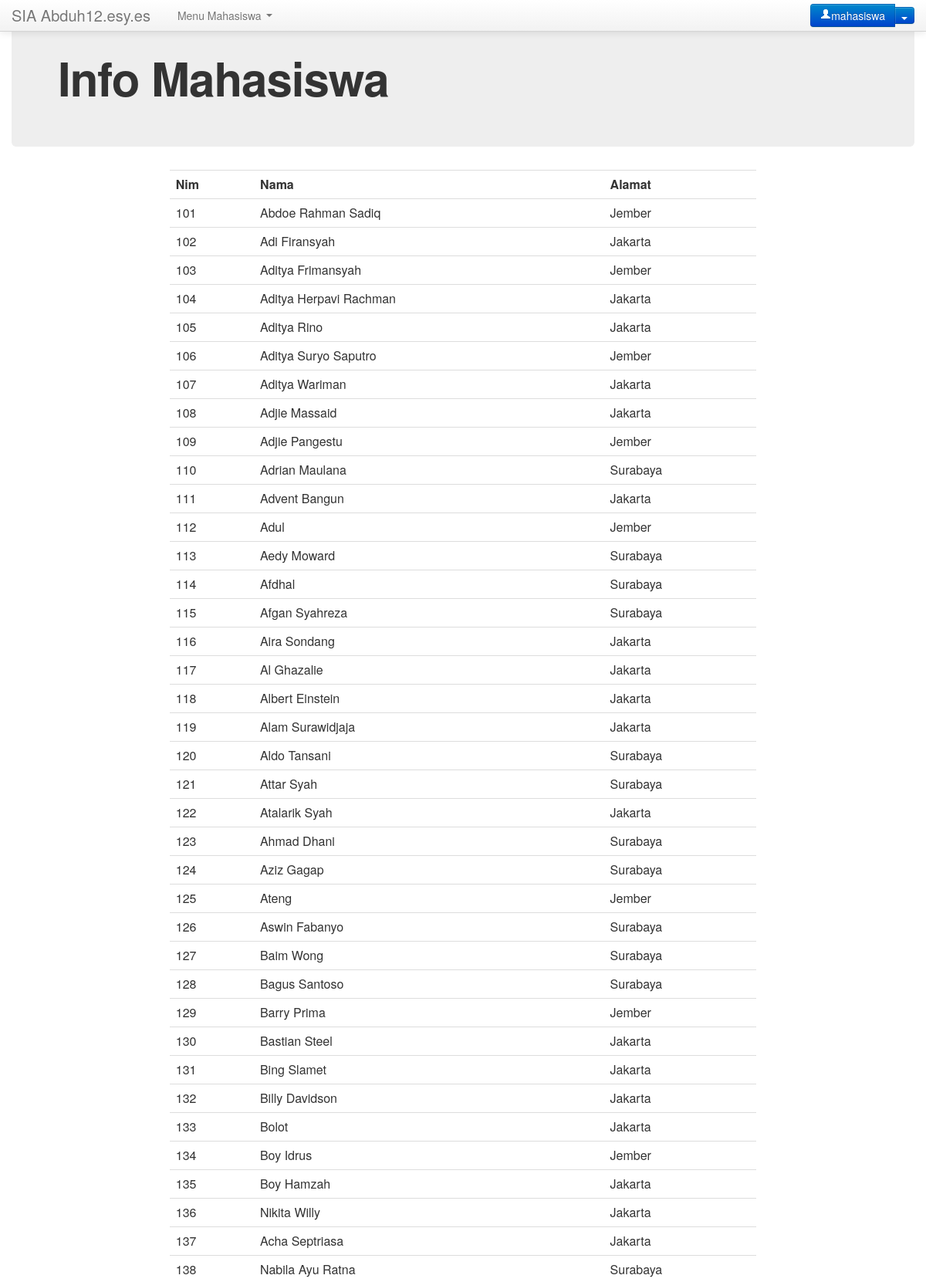
Page /infomahasiswa.php (signed in, upper part) on the committed database.
### tables this page shows
CREATE TABLE IF NOT EXISTS `mhs` (
  `nim` int(100) NOT NULL AUTO_INCREMENT,
  `nama` varchar(100) NOT NULL,
  `alamat` varchar(100) NOT NULL,
  PRIMARY KEY (`nim`)
);

### infomahasiswa.php (the view, shortened to what this page needs)
 <html>
  <head>
    <link href="css/bootstrap.css" rel="stylesheet">
    <link href="css/bootstrap-responsive.css" rel="stylesheet">
  </head>
<body>
  <div class="navbar navbar-default navbar-fixed-top">
    <div class="navbar-inner">
      <div class="container">
        <a class="brand" href="index.php">SIA Abduh12.esy.es</a>
        <div class="nav-collapse collapse">
          <ul class="nav">
            <?php
              if ($_SESSION['kategori'] == "1") {
                echo '
                  <li class="dropdown">
                    <a href="#" class="dropdown-toggle" data-toggle="dropdown">Menu Admin <b class="caret"></b></a>
                    <ul class="dropdown-menu">
                      <li><a href="registrasi.php">Tambah Data SIA</a></li>
                    </ul>
                  </li>
                  <li class="dropdown">
                  <a href="#" class="dropdown-toggle" data-toggle="dropdown">Presensi <b class="caret"></b></a>
                    <ul class="dropdown-menu">
                      <li><a href="presensi.php">Presensi</a></li>
                      <li><a href="absensi.php">Daftar Absensi</a></li>
                      <li><a href="infomahasiswa.php">Daftar Mahasiswa</a></li>
                    </ul>
                  </li>
                ';
              }else if ($_SESSION['kategori']=="3") {
                echo '
                  <li class="dropdown">
                    <a href="#" class="dropdown-toggle" data-toggle="dropdown">Menu Mahasiswa <b class="caret"></b></a>
                    <ul class="dropdown-menu">
                      <li><a href="infomahasiswa.php">Info Mahasiswa</a></li>
                      <li><a href="presensi.php">Presensi</a></li>
                      </ul>
                  </li>
                ';
              }
             ?>
          </ul>
          <div class="btn-group navbar-form pull-right">
            <a class="btn btn-primary" href="profile.php"><i class="icon-user icon-white"></i><?php echo $_SESSION['username']; ?></a>
            <a class="btn btn-primary dropdown-toggle" data-toggle="dropdown" href="#"><span class="caret"></span></a>
          </div>
        </div>
      </div>
    </div>
  </div>
<div class="container">
        <div class="hero-unit">
          <h1>Info Mahasiswa</h1>
        </div>
        <table class="table" align="center" style="width:65%">
              <tr>
                <th>Nim</th>
                <th>Nama</th>
                <th>Alamat</th>
              </tr>
        <?php
          include("koneksi2.php");
          $sql = "SELECT * FROM mhs";
          $result = mysqli_query($koneksi,$sql);
          while ($row= mysqli_fetch_array($result, MYSQLI_ASSOC)) {
          ?>
              <tr>
                <td>
                  <?php echo $row['nim']; ?>
                </td>
                <td>
                  <?php echo $row['nama']; ?>
                </td>
                <td>
                  <?php echo $row['alamat'] ?>
                </td>
              </tr>
         <?php } ?>
        </table>
</div>
  </body>
</html>

### koneksi2.php (shortened to what this page needs)
<html>
<head>
</head>
<body>
</body>
</html>

### rows in the picture
mhs: nim "101", nama "Abdoe Rahman Sadiq", alamat "Jember"
mhs: nim "102", nama "Adi Firansyah", alamat "Jakarta"
mhs: nim "103", nama "Aditya Frimansyah", alamat "Jember"
mhs: nim "104", nama "Aditya Herpavi Rachman", alamat "Jakarta"
mhs: nim "105", nama "Aditya Rino", alamat "Jakarta"
mhs: nim "106", nama "Aditya Suryo Saputro", alamat "Jember"
mhs: nim "107", nama "Aditya Wariman", alamat "Jakarta"
mhs: nim "108", nama "Adjie Massaid", alamat "Jakarta"
mhs: nim "109", nama "Adjie Pangestu", alamat "Jember"
mhs: nim "110", nama "Adrian Maulana", alamat "Surabaya"
mhs: nim "111", nama "Advent Bangun", alamat "Jakarta"
mhs: nim "112", nama "Adul", alamat "Jember"
mhs: nim "113", nama "Aedy Moward", alamat "Surabaya"
mhs: nim "114", nama "Afdhal", alamat "Surabaya"
mhs: nim "115", nama "Afgan Syahreza", alamat "Surabaya"
mhs: nim "116", nama "Aira Sondang", alamat "Jakarta"
mhs: nim "117", nama "Al Ghazalie", alamat "Jakarta"
mhs: nim "118", nama "Albert Einstein", alamat "Jakarta"
mhs: nim "119", nama "Alam Surawidjaja", alamat "Jakarta"
mhs: nim "120", nama "Aldo Tansani", alamat "Surabaya"
mhs: nim "121", nama "Attar Syah", alamat "Surabaya"
mhs: nim "122", nama "Atalarik Syah", alamat "Jakarta"
mhs: nim "123", nama "Ahmad Dhani", alamat "Surabaya"
mhs: nim "124", nama "Aziz Gagap", alamat "Surabaya"
mhs: nim "125", nama "Ateng", alamat "Jember"
mhs: nim "126", nama "Aswin Fabanyo", alamat "Surabaya"
mhs: nim "127", nama "Baim Wong", alamat "Surabaya"
mhs: nim "128", nama "Bagus Santoso", alamat "Surabaya"
mhs: nim "129", nama "Barry Prima", alamat "Jember"
mhs: nim "130", nama "Bastian Steel", alamat "Jakarta"
mhs: nim "131", nama "Bing Slamet", alamat "Jakarta"
mhs: nim "132", nama "Billy Davidson", alamat "Jakarta"
mhs: nim "133", nama "Bolot", alamat "Jakarta"
mhs: nim "134", nama "Boy Idrus", alamat "Jember"
mhs: nim "135", nama "Boy Hamzah", alamat "Jakarta"
mhs: nim "136", nama "Nikita Willy", alamat "Jakarta"
mhs: nim "137", nama "Acha Septriasa", alamat "Jakarta"
mhs: nim "138", nama "Nabila Ayu Ratna", alamat "Surabaya"

### other values in the picture
$_SESSION['username'] "mahasiswa"
